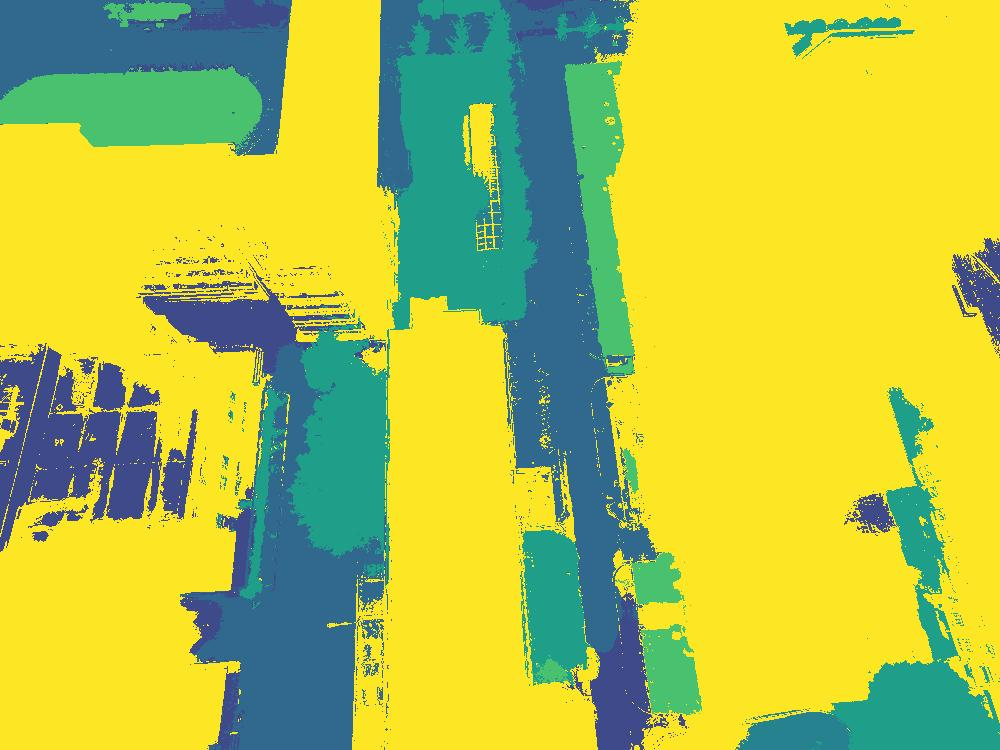
#> input picture bench/UDD/ours/DJI_0382.png, 1000 x 750 px, found by its file name; its folder holds only this picture in this run
$ python show2.py
#> lines starting #> are read from the running program, lines starting #| are printed output that depends on the picture
import os
import matplotlib.pyplot as plt
from PIL import Image

# =========================
# 配置
# =========================
folder_info = [
    (r"./bench/UDD/ours", "UDD"),
    (r"./bench/DDOA/ours", "DDOA"),
    (r"./bench/SSSI/ours", "SSSI"),
]

TARGET_WIDTH = 256
IMG_COLS = 5

# =========================
# 版式参数
# =========================
LEFT_MARGIN = 0.001
RIGHT_MARGIN = 0.001

IMG_GAP_X = 0.002
ROW_GAP = 0.0025
GROUP_GAP = 0.005

TITLE_FONT_SIZE = 14  # 🔥 button size

# =========================
# 中文支持
# =========================
plt.rcParams["font.family"] = [
    "SimHei",
    "WenQuanYi Micro Hei",
    "Heiti TC",
]
plt.rcParams["axes.unicode_minus"] = False

# =========================
# 读取图片
# =========================
all_groups = []

for path, title in folder_info:
    img_files = sorted(
        [
            f
            for f in os.listdir(path)
            if f.lower().endswith((".png", ".jpg", ".jpeg", ".bmp"))
        ]
    )

    imgs = []

    for fname in img_files:
        img = Image.open(os.path.join(path, fname)).convert("RGB")
#> img is the input picture: PIL image 1000x750 RGB; mean R, G, B 178.3, 192.3, 72.6

        w, h = img.size
#> w = 1000; h = 750
        scale = TARGET_WIDTH / w
#> scale = 0.256

        new_w = TARGET_WIDTH
        new_h = int(h * scale)
#> new_h = 192

        img = img.resize(
            (new_w, new_h),
            Image.Resampling.LANCZOS,
        )
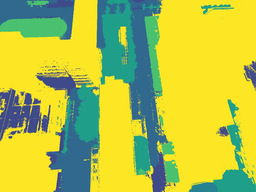
#> img: PIL image 256x192 RGB; mean R, G, B 178.2, 192.3, 72.6

        imgs.append(
            {
                "img": img,
                "ratio": new_h / new_w,
            }
        )

    all_groups.append((title, imgs))

# =========================
# 固定列宽
# =========================
img_w = (1 - LEFT_MARGIN - RIGHT_MARGIN - IMG_GAP_X * (IMG_COLS - 1)) / IMG_COLS

# =========================
# 计算总高度
# =========================
group_heights = []

for _, imgs in all_groups:
    row1 = imgs[:IMG_COLS]
    row2 = imgs[IMG_COLS : IMG_COLS * 2]

    row1_h = max(img_w * i["ratio"] for i in row1) if row1 else 0
    row2_h = max(img_w * i["ratio"] for i in row2) if row2 else 0

    group_heights.append(row1_h + ROW_GAP + row2_h)
#> this loop made 3 passes
#> after the loop, group_heights = [0.151, 0.151, 0.151]

total_height = sum(group_heights) + GROUP_GAP * (len(group_heights) - 1)
#> total_height = 0.463

# =========================
# 创建画布
# =========================
fig = plt.figure(
    figsize=(14, total_height * 12),
    dpi=300,
)

# =========================
# 绘制
# =========================
y_cursor = total_height
#> y_cursor = 0.463

for group_idx, (title, imgs) in enumerate(all_groups):
    row1 = imgs[:IMG_COLS]
    row2 = imgs[IMG_COLS : IMG_COLS * 2]

    row1_h = max(img_w * i["ratio"] for i in row1) if row1 else 0
    row2_h = max(img_w * i["ratio"] for i in row2) if row2 else 0

    # =====================
    # 第一行
    # =====================
    y_cursor -= row1_h

    for col, item in enumerate(row1):
        h = img_w * item["ratio"]

        x = LEFT_MARGIN + col * (img_w + IMG_GAP_X)

        y = (y_cursor + (row1_h - h) / 2) / total_height

        ax = fig.add_axes(
            [
                x,
                y,
                img_w,
                h / total_height,
            ]
        )

        ax.imshow(item["img"])
        ax.axis("off")

    # =====================
    # 行间距
    # =====================
    y_cursor -= ROW_GAP

    # =====================
    # 第二行
    # =====================
    y_cursor -= row2_h

    for col, item in enumerate(row2):
        h = img_w * item["ratio"]

        x = LEFT_MARGIN + col * (img_w + IMG_GAP_X)

        y = (y_cursor + (row2_h - h) / 2) / total_height

        ax = fig.add_axes(
            [
                x,
                y,
                img_w,
                h / total_height,
            ]
        )

        ax.imshow(item["img"])
        ax.axis("off")

    # =====================
    # 🔥 左上角 BUTTON TAG（修复版）
    # =====================

    row1_top = y_cursor + row1_h + ROW_GAP + row2_h

    tag_x = LEFT_MARGIN + 0.005
    tag_y = (row1_top - 0.003) / total_height

    fig.text(
        tag_x+0.04,
        tag_y-0.03,
        title,
        ha="left",
        va="top",
        fontsize=28,
        fontweight="bold",
        bbox=dict(
            boxstyle="round,pad=0.4",  # 🔥 更像 button
            facecolor=(1, 1, 1, 0.9),
            edgecolor="black",
            linewidth=1.2,
        ),
    )

    # =====================
    # group gap
    # =====================
    if group_idx < len(all_groups) - 1:
        y_cursor -= GROUP_GAP
#> this loop made 3 passes
#> (title, y_cursor, row1_top, tag_y) on passes 1 to 3: ('UDD', 0.307, 0.463, 0.994), ('DDOA', 0.151, 0.307, 0.657), ('SSSI', 2.17e-18, 0.151, 0.32)
#> after the loop, y_cursor = 2.17e-18

# =========================
# 保存
# =========================
save_path = "./result.png"

plt.savefig(
    save_path,
    dpi=300,
    bbox_inches="tight",
    pad_inches=0,
)
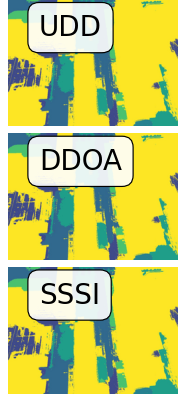
#> figure drawn by matplotlib, 3 panels

plt.close()

print(f"已保存至: {save_path}")
